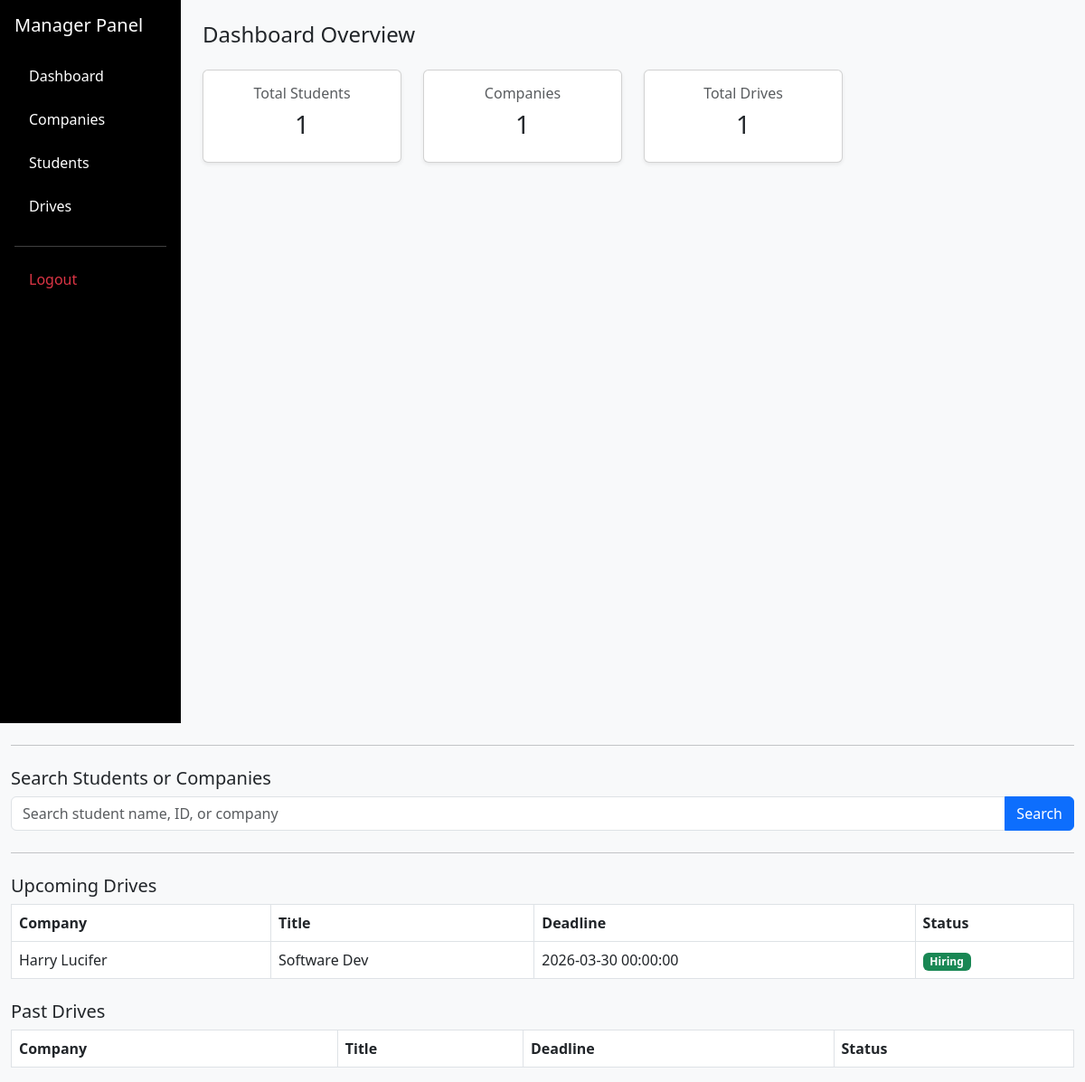
Page /manager (signed in) on the committed database.
### application/models.py (models this page shows)
class Drive(db.Model):
    id = db.Column(db.Integer, primary_key=True)
    companyId = db.Column(db.Integer, db.ForeignKey('company.id'), nullable=False)
    title = db.Column(db.String(100), nullable=False)
    description = db.Column(db.Text, nullable=True)
    eligibilityCriteria = db.Column(db.Text, nullable=True)
    salary = db.Column(db.String(50), nullable=True)
    skillsRequired = db.Column(db.String(200), nullable=True)
    experienceRequired = db.Column(db.String(50), nullable=True)
    applicationDeadline = db.Column(db.DateTime, nullable=False)
    vacancy = db.Column(db.Integer, nullable=False)
    location = db.Column(db.String(100), nullable=True)
    hiringStatus = db.Column(db.String(50), nullable=False, default="Hiring")
    adminStatus = db.Column(db.String(50), nullable=False, default="Pending")
    applications = db.relationship('Application', backref='drive', lazy=True)
    interviewrounds = db.Column(db.Integer, nullable=False, default=2)

class Company(db.Model, UserMixin):
    id = db.Column(db.Integer, primary_key=True)
    username = db.Column(db.String(100), unique=True, nullable=False)
    email = db.Column(db.String(120), unique=True, nullable=False)
    name = db.Column(db.String(100), unique=True, nullable=False)
    password = db.Column(db.String(128), nullable=False)
    category = db.Column(db.String(50), nullable=False) # Gold, Silver, etc.
    scale = db.Column(db.String(50), nullable=False)    # MNC, Startup, etc.
    description = db.Column(db.Text, nullable=True)
    placementHistory = db.Column(db.Text, nullable=True)
    address = db.Column(db.String(100), nullable=True)
    locations = db.Column(db.String(200), nullable=True)
    website = db.Column(db.String(100), nullable=True)
    contactName = db.Column(db.String(100), nullable=True)
    contactEmail = db.Column(db.String(120), nullable=True)
    status = db.Column(db.String(50), nullable=False, default="Pending")
    isBlacklisted = db.Column(db.Boolean, nullable=False, default=False)
    drives = db.relationship('Drive', backref='company', lazy=True)

### application/controllers.py (the view, shortened to what this page needs)
@app.route("/manager")
@login_required
def manager_dashboard():
    students = Student.query.count()
    companies = Company.query.count()
    drives = Drive.query.count()
    applications = Application.query.count()
    upcoming_drives = Drive.query.filter_by(hiringStatus="Hiring").all()
    past_drives = Drive.query.filter_by(hiringStatus="Closed").all()
    query = request.args.get("query")
    student_results = []
    company_results = []
    return render_template(
        "manager.html",
        students=students,
        companies=companies,
        drives=drives,
        applications=applications,
        upcoming_drives=upcoming_drives,
        past_drives=past_drives,
        student_results=student_results,
        company_results=company_results
    )

### app.py (called while the page is built)
def create_app():
    app = Flask(__name__)
    app.config['SECRET_KEY'] = "afgjke12359754iloyuremane45j"
    app.config['SQLALCHEMY_DATABASE_URI'] = 'sqlite:///placement_portal.sqlite3'
    app.config['SQLALCHEMY_TRACK_MODIFICATIONS'] = False
    app.debug = True
    db.init_app(app)
    login_manager.init_app(app)
    login_manager.login_view = "login"
    @login_manager.user_loader
    def load_user(user_id):
        if not user_id:
            return None
        try:
            uid = int(user_id)
        except Exception:
            return None
        user = User.query.get(uid)
        if user:
            return user
        return Company.query.get(uid)
    return app

### templates/manager.html (shortened to what this page needs)
<!DOCTYPE html>
<html>
<head>
<link href="https://cdn.jsdelivr.net/npm/bootstrap@5.3.0/dist/css/bootstrap.min.css" rel="stylesheet">
</head>
<body class="bg-light">
<div class="container-fluid">
<div class="row">
<div class="col-md-3 col-lg-2 bg-black text-white min-vh-100 p-3">
<h5 class="mb-4">Manager Panel</h5>
<ul class="nav flex-column">
<li class="nav-item mb-2">
<a href="/manager" class="nav-link text-white">Dashboard</a>
</li>
<li class="nav-item mb-2">
<a href="/manager/companies" class="nav-link text-white">Companies</a>
</li>
<li class="nav-item mb-2">
<a href="/manager/students" class="nav-link text-white">Students</a>
</li>
<li class="nav-item mb-2">
<a href="/manager/drives" class="nav-link text-white">Drives</a>
</li>
<hr class="bg-light">
<li class="nav-item">
<a href="/logout" class="nav-link text-danger">Logout</a>
</li>
</ul>
</div>
<div class="col-md-9 col-lg-10 p-4">
<h4 class="mb-4">Dashboard Overview</h4>
<div class="row">
<div class="col-md-3 mb-3">
<div class="card text-center shadow-sm">
<div class="card-body">
<h6 class="text-muted">Total Students</h6>
<h3>{{students}}</h3>
</div>
</div>
</div>
<div class="col-md-3 mb-3">
<div class="card text-center shadow-sm">
<div class="card-body">
<h6 class="text-muted">Companies</h6>
<h3>{{companies}}</h3>
</div>
</div>
</div>
<div class="col-md-3 mb-3">
<div class="card text-center shadow-sm">
<div class="card-body">
<h6 class="text-muted">Total Drives</h6>
<h3>{{drives}}</h3>
</div>
</div>
</div>
</div>
</div>
</div>
<hr class="my-4">
<h5>Search Students or Companies</h5>
<form method="GET" action="/manager">
<div class="input-group mb-4">
<input type="text"
name="query"
class="form-control"
placeholder="Search student name, ID, or company"
value="{{request.args.get('query','')}}">
<button class="btn btn-primary">
Search
</button>
</div>
</form>
<hr class="my-4">
<h5>Upcoming Drives</h5>
<table class="table table-bordered">
<tr>
<th>Company</th>
<th>Title</th>
<th>Deadline</th>
<th>Status</th>
</tr>
{% for drive in upcoming_drives %}
<tr>
<td>{{drive.company.name}}</td>
<td>{{drive.title}}</td>
<td>{{drive.applicationDeadline}}</td>
<td>
<span class="badge bg-success">Hiring</span>
</td>
</tr>
{% endfor %}
</table>
<h5 class="mt-4">Past Drives</h5>
<table class="table table-bordered">
<tr>
<th>Company</th>
<th>Title</th>
<th>Deadline</th>
<th>Status</th>
</tr>
</table>
</div>
</body>
</html>

### rows in the picture
Drive: company.name "Harry Lucifer", title "Software Dev", applicationDeadline "2026-03-30 00:00:00"

### other values in the picture
{{ students }} "1"
{{ companies }} "1"
{{ drives }} "1"
